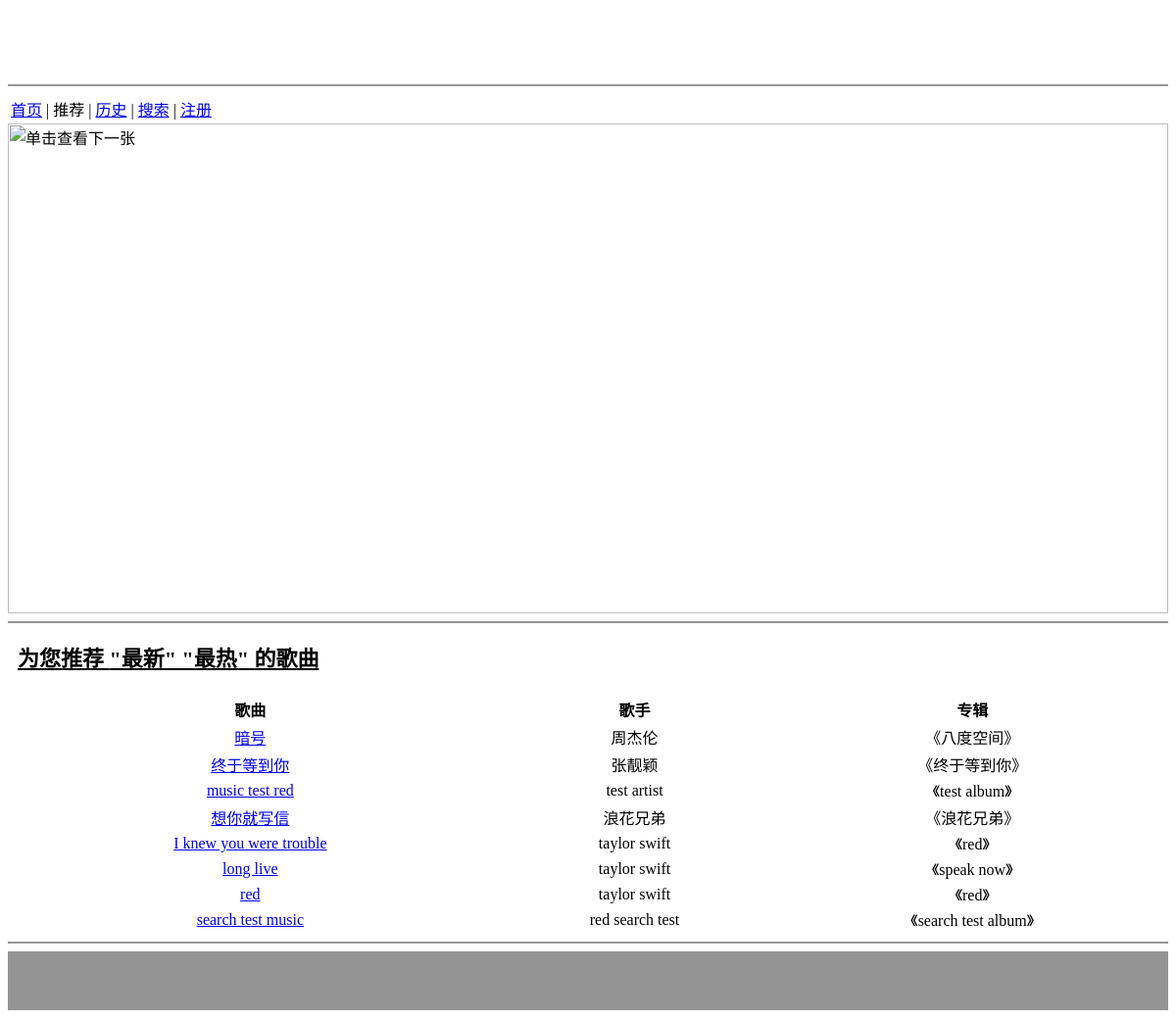
Before: /control/recommend/view/1 with the older database file.
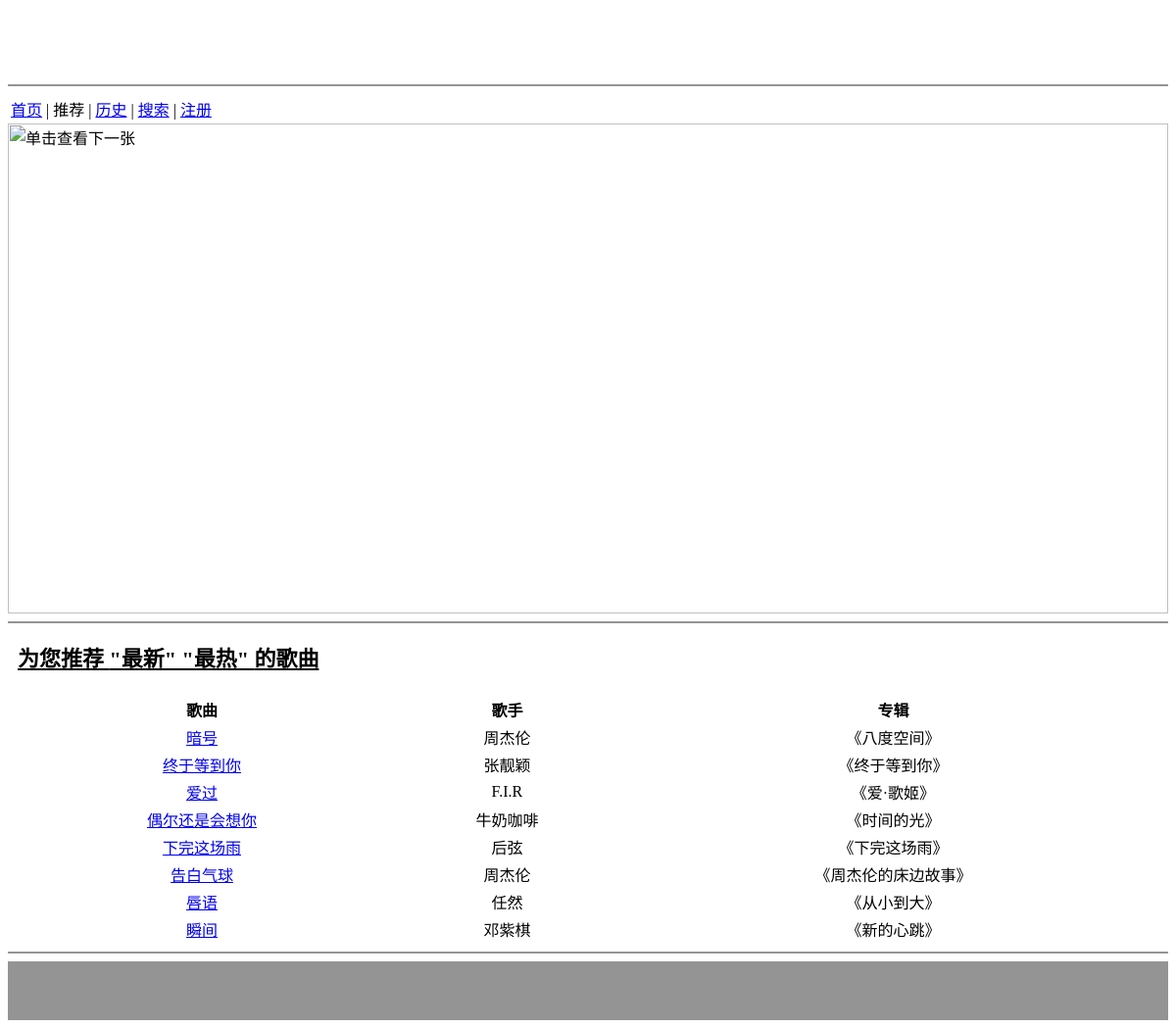
After: the same page with the newer database file.
### control/models.py (models this page shows)
class MusicModel(models.Model):
	music_id = models.CharField(max_length=180, default='init')
	music_name = models.CharField(max_length=32, default='init')
	artist = models.CharField(max_length=32, default='init')
	album = models.CharField(max_length=32, default='init')
	file_url = models.CharField(max_length=256, default='init')
	date = models.DateField(null=True)

### control/views.py (the view)
# urls.py: url(r'^recommend/view/(?P<user_id>[\w\W]+)$', recommend_view),
def recommend_view(request, user_id):
	ctx = {}
	try:
		logger.info('recommend_view, user_id - %s' % user_id)
		rs = get_recommend(user_id)
		if rs['result'] != 'success':
			ctx['result'] = 'get_recommend got error!'
			return JsonResponse(ctx)
		songs = rs['rec_songs']
		tags = ''
		for each in rs['rec_tags']:
			tags += '"' + each + '" '
		rec_songs = []
		logger.info(songs)
		j = 0
		for i in songs:
			detail = MusicModel.objects.filter(music_id=i)
			music_name = detail[0].music_name
			artist = detail[0].artist
			album = detail[0].album
			tr = 'null'
			if j % 2 == 1:
				tr = 'tr2'
			rec_songs.append({'tr':tr, 'music_id':i, 'music_name':music_name, 'artist':artist, 'album':album})
			j += 1
		ctx['result'] = 'success'
		ctx['rec_songs'] = rec_songs
		ctx['rec_tags'] = tags
		ctx['user_id'] = user_id
		ctx['user_flag'] = 0
		ctx['user_name'] = 'null'
		user = UserProfileModel.objects.filter(user_id=user_id)
		if user:
			ctx['user_flag'] = 1
			ctx['user_name'] = user[0].user_name
		context = RequestContext(request, ctx)
		template = loader.get_template('control/recommend.html')
		return HttpResponse(template.render(context))
	except Exception as e:
		error = traceback.format_exc()
		logger.info(error)
		ctx['result'] = 'failed'
		ctx['err'] = error
		return JsonResponse(ctx)

### control/data_filter.py (called while the page is built, shortened)
def top_played(in_tag, x):
	ctx = {}
	try:
		logger.info('top_played, in_tag - %s, x - %s, started' % (in_tag, x))
		top_songs = []
		records = {}
		if in_tag == 'platform':
			his = UserHistoryModel.objects.filter()
			for each in his:
				music_id = each.music_id
				if music_id not in records:
					records[music_id] = 1
				else:
					records[music_id] += 1
		sort_rd = sorted(records.items(), key=lambda item:item[1], reverse=True)
		tmp = sort_rd
		if len(sort_rd) > x:
			tmp = sort_rd[0:int(x-1)]
		for (k, v) in tmp:
			top_songs.append(k)
		ctx['result'] = 'success'
		ctx['top_songs'] = top_songs
		return ctx
	except Exception as e:
		err = traceback.format_exc()
		logger.info(err)
		ctx['result'] = 'failed'
		ctx['err'] = err
		return ctx

### templates/control/recommend.html (shortened to what this page needs)
<html>
<head>
</head>
<body>
	<marquee bgcolor = "949494" width = "100%" height = "50" behavior="scroll">
		<font size="18" color="FFFFFF">音  乐  吧</font>
	</marquee>
	<hr color="949494">
	<table>
		<tr>
			<td>
				<span><a href="/">首页</a></span>
				<span>|</span>
				<span>推荐</span>
				<span>|</span>
				<span><a href="/control/history/view/{{ user_id }}">历史</a></span>
				<span>|</span>
				<span><a href="/control/search/view/{{ user_id }}">搜索</a></span>
				<span>|</span>
				<span>
					{% if user_flag == 1%}
					{{ user_name }} 欢迎回来！
					{% else %}
					<a href="/control/user/regview">注册</a>
					{% endif %}
				</span>
			</td>
		</tr>
	</table>
	<img id="pic" name="ljj" src="/static/media/linjunjie.jpg" width="100%" height="500" alt="单击查看下一张" border="0px">
	<hr color="949494">
	<h1>为您推荐 {{ rec_tags }}的歌曲</h1>
	<table width=100%>
		<tr id="tr2">
			<th>歌曲</th>
			<th>歌手</th>
			<th>专辑</th>
		</tr>
		{% for each in rec_songs %}
		<tr id="{{ each.tr }}" align="center">
			<td><a href='/control/play/{{ user_id }}/{{ each.music_id }}'>{{ each.music_name }}</a></td>
			<td>{{ each.artist }}</td>
			<td>《{{ each.album }}》</td>
		</tr>
		{% endfor %}
	</table>
	<hr color="949494">
	<hr size="60" color="949494">
</body>
</html>

Changed rows visible on the page:
removed MusicModel: music_name "music test red", artist "test artist", album "test album"
no longer on this page (row edited): MusicModel: music_name "想你就写信", artist "浪花兄弟", album "浪花兄弟"
removed MusicModel: music_name "I knew you were trouble", artist "taylor swift", album "red"
removed MusicModel: music_name "long live", artist "taylor swift", album "speak now"
removed MusicModel: music_name "red", artist "taylor swift", album "red"
removed MusicModel: music_name "search test music", artist "red search test", album "search test album"
now on this page (row edited): MusicModel: music_name "爱过", artist "F.I.R", album "爱·歌姬"
now on this page (row edited): MusicModel: music_name "偶尔还是会想你", artist "牛奶咖啡", album "时间的光"
now on this page (row edited): MusicModel: music_name "下完这场雨", artist "后弦", album "下完这场雨"
now on this page (row edited): MusicModel: music_name "告白气球", artist "周杰伦", album "周杰伦的床边故事"
now on this page (row edited): MusicModel: music_name "唇语", artist "任然", album "从小到大"
now on this page (row edited): MusicModel: music_name "瞬间", artist "邓紫棋", album "新的心跳"
